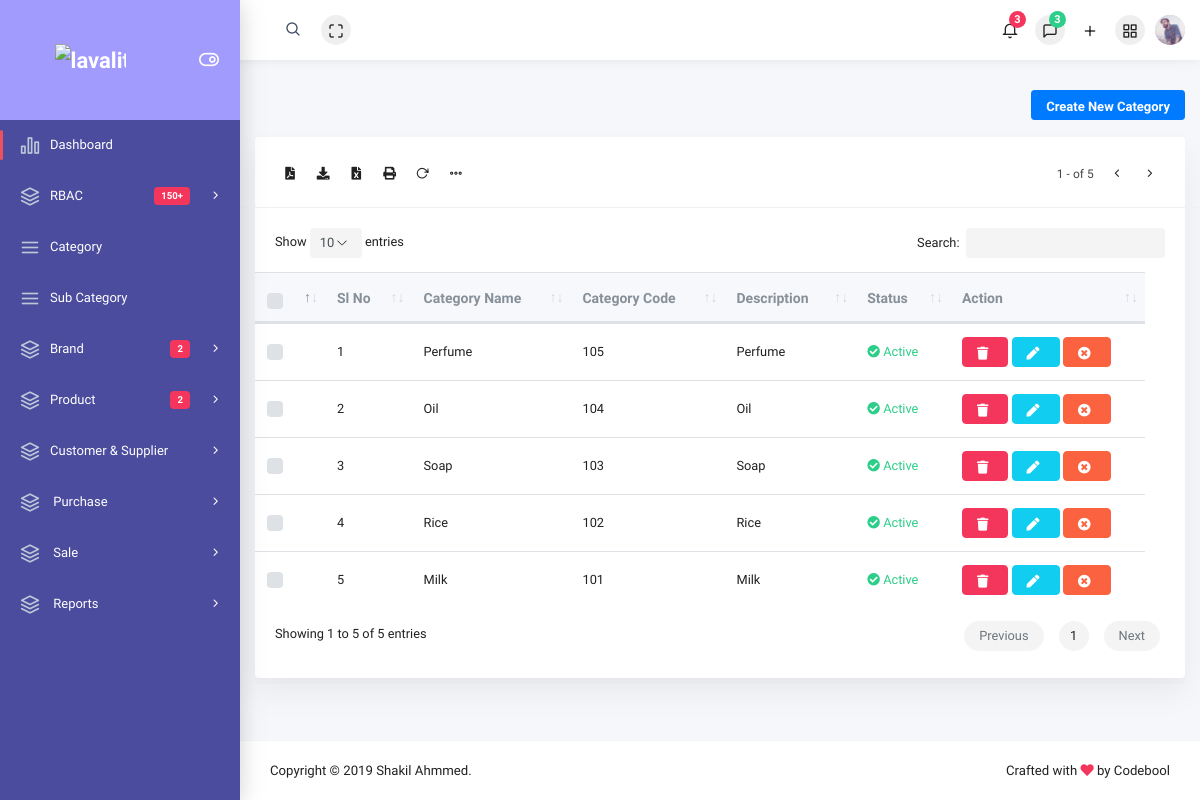
/backend/category (signed in), run on an earlier commit of the app's database.
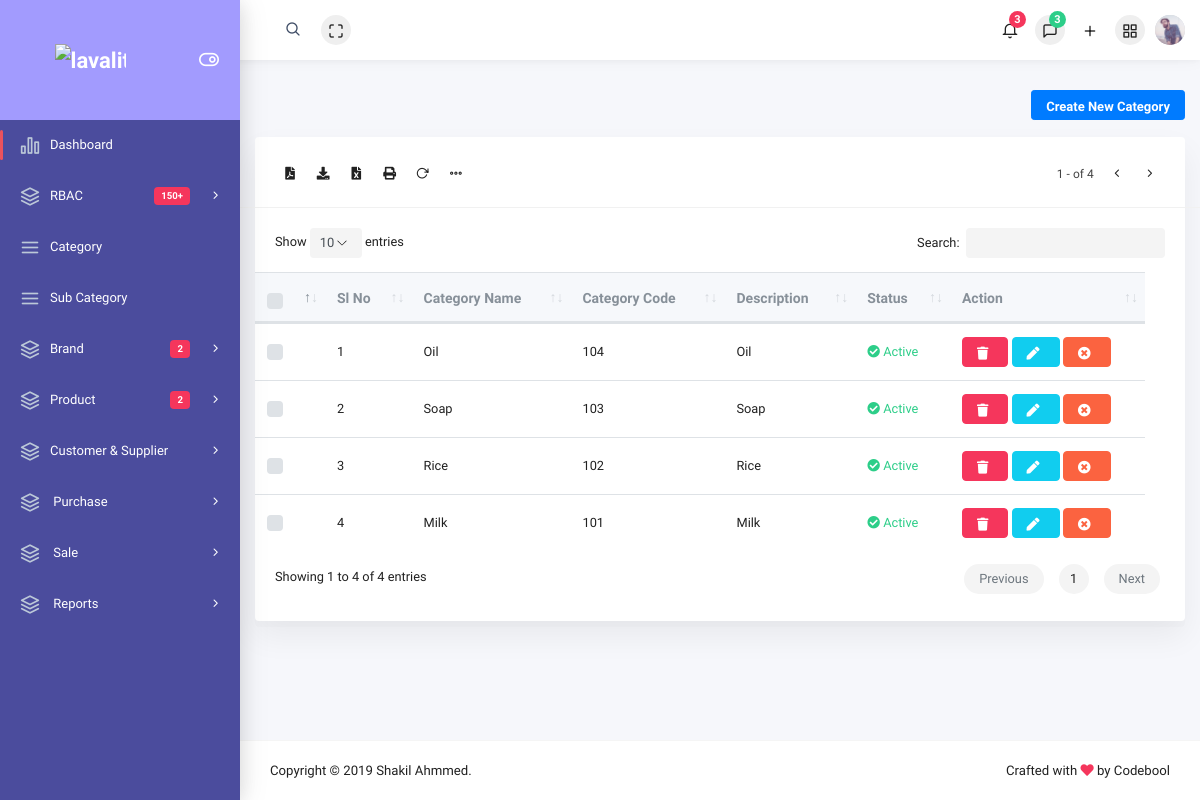
And on a later commit of the database.
### backend/models.py (models this page shows, shortened)
class Category(models.Model):
    category_name = models.CharField(max_length=50, unique=True)
    category_code = models.IntegerField(unique=True)
    category_description = models.TextField()
    category_status = models.CharField(max_length=20)
    created_at = models.DateTimeField(auto_now_add=True)
    updated_at = models.DateTimeField(auto_now=True)

### backend/category_views.py (the view)
# urls.py: path('category', category_views.category, name="category"),
@login_required
def category(request):
    if request.method == 'POST':
        form = CategoryForm(request.POST or None)
        if form.is_valid():
            form.save()
            messages.success(request, 'Category Added Successfully')
            return HttpResponseRedirect(reverse('category'))
    else:
        form = CategoryForm()
    category_data = Category.objects.order_by('-id')
    total_data = Category.objects.count()
    context = {
        'form': form,
        'category_data': category_data,
        'total_data': total_data
    }
    return render(request, 'backend/Category/category.html', context)

### backend/forms/category.py
class CategoryForm(forms.ModelForm):
    category_name = forms.CharField(max_length=50, widget=forms.TextInput(attrs={
        'class': 'form-control'
    }))
    category_code = forms.CharField(max_length=50, widget=forms.NumberInput(attrs={
        'class': 'form-control'
    }))
    category_description = forms.CharField(widget=forms.Textarea(attrs={
        'class': 'form-control',
    }))
    CHOICES = (('Active', 'Active'), ('Inactive', 'Inactive'))
    category_status = forms.CharField(max_length=20, widget=forms.Select(choices=CHOICES, attrs={
        'class': 'form-control'
    }))
    class Meta:
        model = Category
        fields = "__all__"

### pos_section/context_processors.py (called while the page is built)
def cart(request):
    return {'cart': Cart(request)}

### templates/backend/Category/category.html (shortened to what the changed rows need)
{% extends 'backend/index.html' %}
{% block maincontent %}
 <div class="main-content">
                       <div class="card custom_card_table">
                            <div class="card-header row">
                                <div class="col col-sm-3">
                                </div>
                                <div class="col col-sm-6">
                                </div>
                                <div class="col col-sm-3">
                                    <div class="card-options text-right">
                                        <span class="mr-5" id="top">1 -  of {{total_data}}</span>
                                        <a href="#"><i class="ik ik-chevron-left"></i></a>
                                        <a href="#"><i class="ik ik-chevron-right"></i></a>
                                    </div>
                                </div>
                            </div>
                            <div class="card-body" id="section-to-print">
                                <table id="advanced_table" class="table" style="width: 100% !important;">
                                    <thead>
                                        <tr>
                                            <th class="nosort" width="10">
                                                <label class="custom-control custom-checkbox m-0">
                                                    <span class="custom-control-label">&nbsp;</span>
                                                </label>
                                            </th>
                                            <th>Sl No</th>
                                            <th>Category Name</th>
                                            <th>Category Code</th>
                                            <th>Description</th>
                                            <th>Status</th>
                                            <th>Action</th>
                                        </tr>
                                    </thead>
                                    <tbody>
                                    {% for category_data_value in category_data %}
                                        <tr>
                                            <td>
                                                <label class="custom-control custom-checkbox">
                                                    <span class="custom-control-label">&nbsp;</span>
                                                </label>
                                            </td>
                                            <td>{{forloop.counter}}</td>
                                            <td>{{category_data_value.category_name}}</td>
                                            <td>{{category_data_value.category_code}}</td>
                                            <td>{{category_data_value.category_description|slice:":25"}}</td>
                                            <td>
                                                {% if category_data_value.category_status == 'Active'  %}
                                                    <span class="text-success"><i class="fa fa-check-circle"></i>&nbsp;{{category_data_value.category_status}}</span>
                                                {% else %}
                                                    <span class="text-danger"><i class="fa fa-times-circle"></i>&nbsp;{{category_data_value.category_status}}</span>
                                                {% endif %}
                                            </td>
                                            <td style="display: inline-flex;">
                                                <a href="{% url 'category_delete' category_data_value.pk %}">
                                                    <button class="btn btn-danger trash"><i class="fa fa-trash"></i></button>
                                                </a>
                                                <a href="{% url 'category_edit' category_data_value.pk %}">
                                                    <button class="btn btn-info"><i class="fa fa-pen"></i></button>
                                                </a>
                                                <a href="{% url 'category_status' category_data_value.pk %}">
                                                {% if category_data_value.category_status == 'Active'  %}
                                                     <button class="btn btn-warning"><i class="fa fa-times-circle"></i></button>
                                                {% else %}
                                                    <button class="btn btn-success"><i class="fa fa-check-circle"></i></button>
                                                {% endif %}
                                                </a>
                                            </td>
                                        </tr>
                                    {% endfor %}
                                    </tbody>
                                </table>
                            </div>
                        </div>
                </div>
{% endblock maincontent %}

What changed in the data, as far as the page shows it:
removed Category: category_name "Perfume", category_code "105", category_description "Perfume", category_status "Active"
Also different on the page:
{{ total_data }}: "5" → "4"
text written by a page script: "Show entries Search: Showing 1 to 5 of 5 entries Previous 1 Next" → "Show entries Search: Showing 1 to 4 of 4 entries Previous 1 Next"
